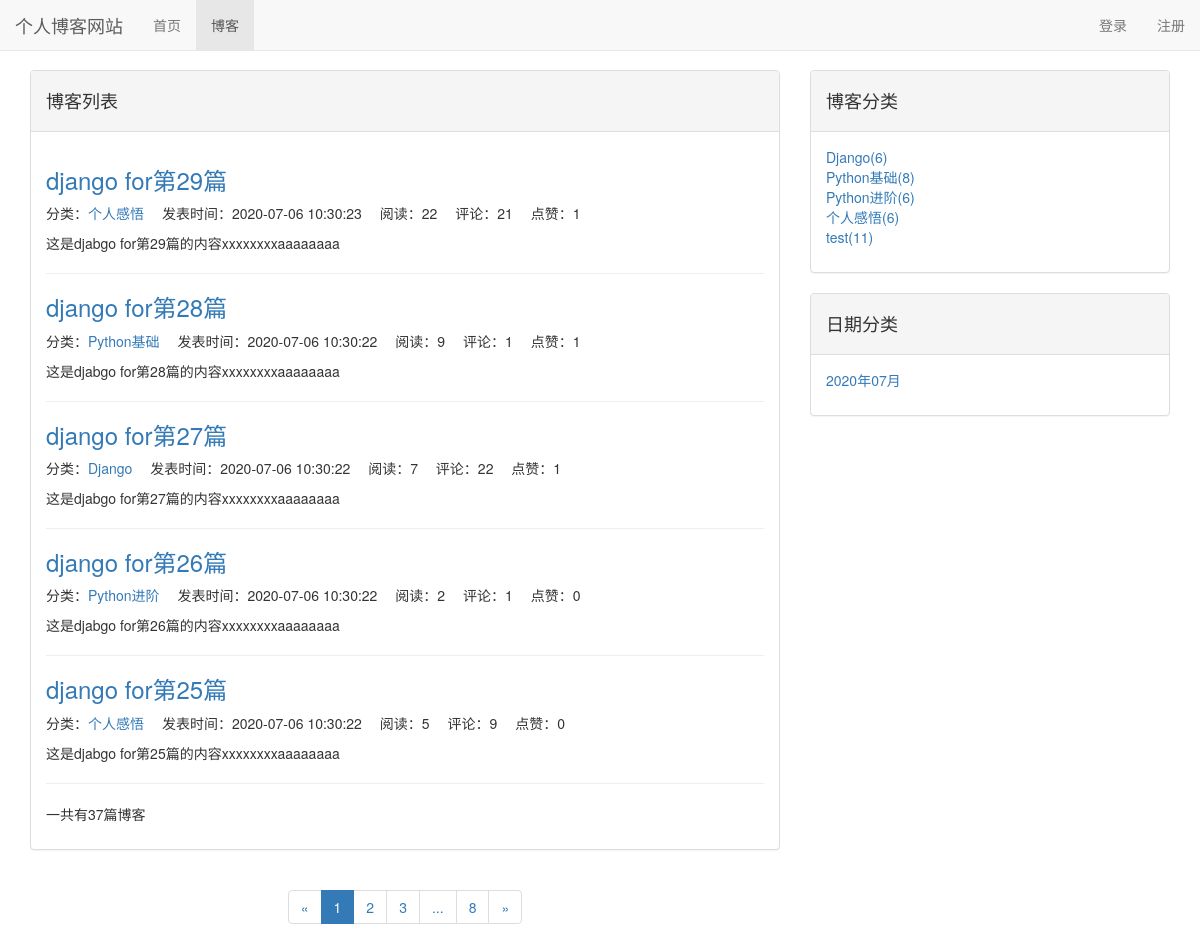
Page /blog/ on the earlier database version.
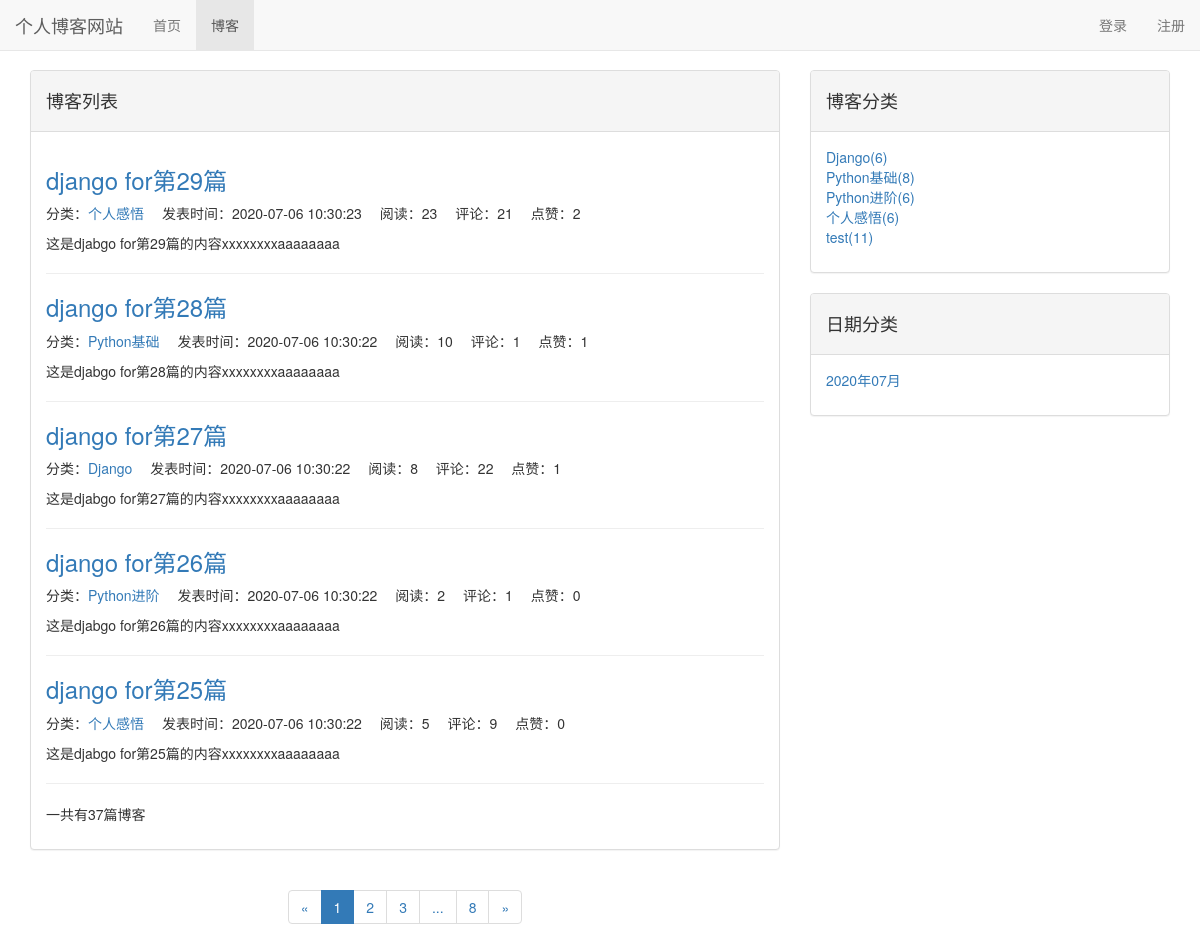
Same page on the later database version.
### blog/models.py (models this page shows, shortened)
class Blog(models.Model,ReadNumExpand):
    title=models.CharField(max_length=50)
    blog_type=models.ForeignKey(BlogType,on_delete=models.CASCADE)
    content=RichTextUploadingField()
    author=models.ForeignKey(User,on_delete=models.CASCADE)
    read_detail=GenericRelation(ReadDetail)
    create_time=models.DateTimeField(auto_now_add=True)
    last_update_time=models.DateTimeField(auto_now=True)
    class Meta:
        ordering=['-create_time']

class BlogType(models.Model):
    type_name=models.CharField(max_length=20)

### read_statistic/models.py (models this page shows)
class ReadNum(models.Model):
    read_num=models.IntegerField(default=0)
    content_type = models.ForeignKey(ContentType, on_delete=models.CASCADE)
    object_id = models.PositiveIntegerField()
    content_object = GenericForeignKey('content_type', 'object_id')

### like/models.py (models this page shows)
class LikeCount(models.Model):
    content_type = models.ForeignKey(ContentType, on_delete=models.CASCADE)
    object_id = models.PositiveIntegerField()
    content_object = GenericForeignKey('content_type', 'object_id')
    like_num=models.IntegerField(default=0)

### blog/views.py (the view)
# urls.py: path('',blog_list,name='blog_list'),
def blog_list(request):
    blog_all=Blog.objects.all()
    context=blog_list_common(request,blog_all)
    return render(request,'blog_list.html',context)

### blog/views.py (called while the page is built)
def blog_list_common(request,blog_all):
    paginator=Paginator(blog_all,settings.EACH_PAGE_BLOG_NUM)
    current_page_num=request.GET.get('page',1)
    blogs=paginator.get_page(int(current_page_num))
    page_range=[page_num for page_num in range(int(current_page_num)-2,int(current_page_num)+3) if 0 <page_num<= paginator.num_pages]
    if page_range[0]-1 > 1:
        page_range.insert(0,'...')
    if page_range[-1]+1 < paginator.num_pages:
        page_range.append('...')
    if page_range[0] != 1:
        page_range.insert(0,1)
    if page_range[-1] != paginator.num_pages:
        page_range.append(paginator.num_pages)
    context={}
    context['blogs']=blogs
    context['page_range']=page_range
    context['blog_types']=BlogType.objects.annotate(blog_count=Count('blog'))
    context['blog_dates']=Blog.objects.dates('create_time','month',order='DESC')
    return context

### comment/templatetags/comment_tags.py (called while the page is built)
@register.simple_tag
def get_comment_num(obj):
    content_type=ContentType.objects.get_for_model(obj)
    return Comment.objects.filter(content_type=content_type,object_id=obj.id).count()

### like/templatetags/like_tags.py (called while the page is built)
@register.simple_tag
def get_like_num(obj):
    content_type=ContentType.objects.get_for_model(obj)
    like_count,created=LikeCount.objects.get_or_create(content_type=content_type,object_id=obj.id)
    return like_count.like_num

### read_statistic/models.py (called while the page is built)
    def get_read_num(self):
        try:
            content_type=ContentType.objects.get_for_model(self)
            readnum=ReadNum.objects.get(content_type=content_type,object_id=self.id)
            return readnum.read_num
        except exceptions.ObjectDoesNotExist:
            return 0

### user/context_processors.py (called while the page is built)
def login_form(request):
    return {'login_form': LoginForm()}

### blog/templates/blog_list.html (shortened to what this page needs)
{% extends 'base.html'%}
{% load static %}
{% load comment_tags %}
{% load like_tags %}
{% block header_extends %}
    <link rel="stylesheet" href="{% static 'blog.css' %}">
{% endblock header_extends %}
{% block nav_blog_active %}
    active
{% endblock nav_blog_active %}
{% block content %}
    <div class="container">
        <div class="row">
            <div class="col-sm-8">
                <div class="panel panel-default">
                    <div class="panel-heading">{% block blog_list_title %}<h4>博客列表</h4>{% endblock blog_list_title %}</div>
                    <div class="panel-body">
                        {% for blog in blogs.object_list %}
                            <a href="{% url 'blog_detail' blog.id %}">
                                <h3>{{ blog.title }}</h3>
                            </a>
                            <ul class='blog-list-item'>
                                <li>分类：<a href="{% url 'blog_with_type' blog.blog_type.id %}">{{ blog.blog_type.type_name }}</a></li>
                                <li>发表时间：{{ blog.create_time|date:'Y-m-d G:i:s' }}</li>
                                <li>阅读：{{ blog.get_read_num }}</li>
                                <li>评论：{% get_comment_num blog %}</li>
                                <li>点赞：{% get_like_num blog %}</li>
                            </ul>
                            <p>{{ blog.content|striptags|truncatechars_html:100 }}</p>
                            <hr>
                        {% empty %}
                            <p>-------暂无博客-------</p>
                        {% endfor %}
                        <p>一共有{{ blogs.paginator.count }}篇博客</p>
                    </div>
                </div>
                <div class='paginator'>
                    <ul class="pagination">
                        <li>
                            {% if blogs.has_previous %}
                                <a href="?page={{ blogs.previous_page_number}}" aria-label="Previous">
                                    <span aria-hidden="true">&laquo;</span>
                                </a>
                            {% else %}
                                <span aria-hidden="true">&laquo;</span>
                            {% endif %}
                        </li>
                        {% for page_num in page_range %}
                            {% if page_num == blogs.number %}
                                <li class='active'><span>{{ page_num }}</span></li>
                            {% else %}
                                {% if page_num == '...' %}
                                    <li><span>{{ page_num }}</span></li>
                                {% else %}
                                    <li><a href="?page={{ page_num }}">{{ page_num }}</a></li>
                                {% endif %}
                            {% endif %}
                        {% endfor %}
                        <li>
                            {% if blogs.has_next %}
                                <a href="?page={{ blogs.next_page_number}}" aria-label="Next">
                                    <span aria-hidden="true">&raquo;</span>
                                </a>
                            {% else %}
                                <span aria-hidden="true">&raquo;</span>
                            {% endif %}
                        </li>
                    </ul>
                </div>
            </div>
            <div class="col-sm-4">
                <div class="panel panel-default">
                    <div class="panel-heading"><h4>博客分类</h4></div>
                    <div class="panel-body">
                        <ul>
                            {% for blog_type in blog_types %}
                                <li>
                                    <a href="{% url 'blog_with_type' blog_type.id %}">
                                        {{ blog_type.type_name }}({{ blog_type.blog_count }})
                                    </a>
                                </li>
                            {% empty %}
                                <li>暂无分类</li>
                            {% endfor %}
                        </ul>
                    </div>
                </div>
                <div class="panel panel-default">
                    <div class="panel-heading"><h4>日期分类</h4></div>
                    <div class="panel-body">
                        <ul>
                            {% for blog_date in blog_dates %}
                                <li>
                                    <a href="{% url 'blog_with_date' blog_date.year blog_date.month %}">
                                        {{ blog_date|date:'Y年m月' }}
                                    </a>
                                </li>
                            {% empty %}
                                <li>暂无分类</li>
                            {% endfor %}
                        </ul>
                    </div>
                </div>
            </div>
        </div>
    </div>
{% endblock %}

### templates/base.html (shortened to what this page needs)
{% load static %}
<!DOCTYPE html>
<html lang="zh-CN">
<head>
    <link rel="stylesheet" href="{% static 'base.css' %}">
    <link rel="stylesheet" href="{% static 'bootstrap-3.3.7/css/bootstrap.min.css' %}">
    {% block header_extends %}{% endblock header_extends %}
</head>
<body>
    <div class="navbar navbar-default navbar-fixed-top" role="navigation">
        <div class="container-fluid">
            <div class="navbar-header">
                <a class="navbar-brand" href="{% url 'home' %}">个人博客网站</a>
            </div>
            <div class="collapse navbar-collapse" id="navbar-collapse">
                <ul class="nav navbar-nav">
                    <li class="{% block nav_home_active %}{% endblock nav_home_active%}">
                        <a href="{% url 'home' %}">首页</a>
                    </li>
                    <li class="{% block nav_blog_active %}{% endblock nav_blog_active%}">
                        <a href="{% url 'blog_list' %}">博客</a>
                    </li>
                </ul>
                <ul class="nav navbar-nav navbar-right">
                    {% if not user.is_authenticated %}
                        <li>
                            <a href="{% url 'login' %}?from={{ request.get_full_path }}">登录</a>
                        </li>
                        <li>
                            <a href="{% url 'register' %}?from={{ request.get_full_path }}">注册</a>
                        </li>
                    {% endif %}
                </ul>
            </div>
        </div>
    </div>
    {% block content %}{% endblock content %}
</body>
</html>

### static/base.css (style rules this page uses)
* { margin: 0; padding: 0; }
body { margin-top: 70px!important; }
ul { list-style-type: none; }

### blog/static/blog.css (style rules this page uses)
ul.blog-list-item li { display: inline-block; margin-right: 1em; }
div.paginator { text-align: center; }

Differences in the rows shown:
changed through a linked row, Blog "django for第29篇": get_read_num "22" → "23"; id.like_num "1" → "2"
changed through a linked row, Blog "django for第28篇": get_read_num "9" → "10"
changed through a linked row, Blog "django for第27篇": get_read_num "7" → "8"
